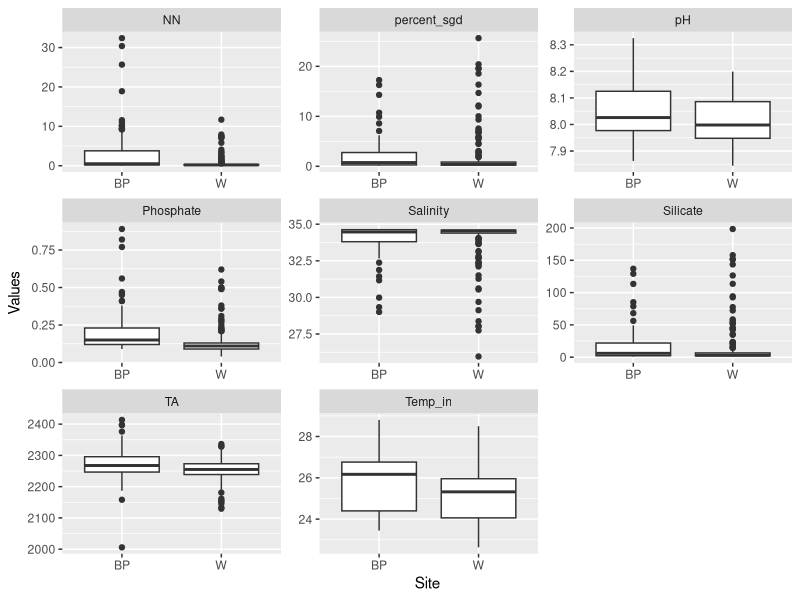

The R source for this figure: (Note: this script raises an error after producing the figure.)
###This is a script for class, I will practice with a new dataset###
###Created by: Lindsay Fisher####
### Created on: 2022-02-17###

##Load Libraries##
library(tidyverse)
library(here)

##Load Data##
ChemData<-read_csv(here("Week_4", "Data","chemicaldata_maunalua.csv"))#brings in dataset from folder
View(ChemData)
glimpse(ChemData)


ChemData_clean<-ChemData %>% #creates new set of clean data with no NA
  filter(complete.cases(.)) %>% #filters out everything that is not a complete case
  separate(col = Tide_time, #choose the tide time col
           into = c("Tide","Time"),# separate it into two columns Tide and Time
           sep = "_",#separate by _
           remove = FALSE) %>% #keep the original tide_time column
  unite(col = "Site_Zone",#the name of the new column
        c(Site,Zone), #the columns to unite
        sep = ".", #puts a . in the middle
        remove = FALSE) #keeps original data

ChemData_long<-ChemData_clean %>%
  pivot_longer(cols = Temp_in:percent_sgd,#the cols you want to pivot, This says select the temp to percent SGD cols
               names_to = "Variables", #the names of the new cols, with all the column names
               values_to = "Values")#names of the new column with all the values
ChemData_long %>%
  group_by(Variables, Site, Zone, Tide) %>% #group by everything we want
  summarise(Param_means = mean(Values, na.rm = TRUE),#get mean
            Param_vars = var(Values, na.rm = TRUE),#get variance
            Param_sd = sd(Values, na.rm = TRUE))#get Standard dev
ChemData_long %>%
  ggplot(aes(x = Site, y = Values))+
  geom_boxplot()+
  facet_wrap(~Variables, scales = "free")


ChemData_wide<-ChemData_long %>%
  pivot_wider(names_from = Variables, # column with the names for the new columns
              values_from = Values) # column with the values
ChemData_clean<-ChemData %>%
  pivot_longer(cols = Temp_in:percent_sgd, # the cols you want to pivot. This says select the temp to percent SGD cols
               names_to = "Variables", # the names of the new cols with all the column names
               values_to = "Values") %>%  # names of the new column with all the values
  group_by(Variables, Site, Time) %>%
  summarise(mean_vals = mean(Values, na.rm = TRUE)) %>%
  pivot_wider(names_from = Variables,
              values_from = mean_vals) %>%  # notice it is now mean_vals as the col name
  
  write.csv(here("Week_4","Output","summary.csv"))  # export as a csv to the right folder